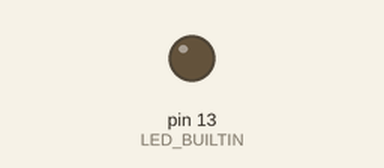
Simulated run of this sketch. Board: Arduino Uno, built with avr-gcc and run on an emulated ATmega328P. On the bench: output pins drawn as LEDs (lit = HIGH). What the sketch prints to the serial monitor is not drawn.

Above: at 3.05 s.
Timing chart, 0 to 6.0 s (numbered marks = the images above):
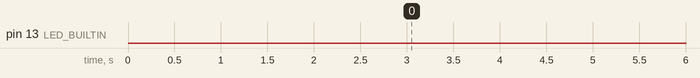

The sketch:

arduino_14_positionMode_3.ino
```cpp
/**************** MKS SERVOxxE Close Loop Step Motor ***************
******************** arduino Example 14 ********************
**	Example Name：Position mode 3_run according to absolute coordinates
**  Example Purpose：Control the motor through the serial port to run in absolute coordinates
**  Example Phenomenon：After the program runs, it can be observed that
** 1. The motor runs to the absolute coordinate (absoluteAxis=0),  and stops for 2000ms
** 2. The motor runs to the absolute coordinate (absoluteAxis=163840), and stops for 2000ms
** 3. Non-stop cycle operation
** 4. If the operation fails, the LED light will flash quickly
**  Precautions：
** 1. The serial port and the USB download port share the serial port (0,1). When uploading the program via USB, unplug the serial cable first to avoid program upload failure
** 2. Set the motor working mode to RS485 bus Closed-loop FOC mode
** 3. If the program upload fails, you can try: press and hold the RESET button of UNO, and then click upload, and when the arduino displays "uploading", quickly release the button
* ** Source：
**  Github：https://github.com/makerbase-motor/MKS-SERVO42E-57E
**  Youtube Vedio：https://www.youtube.com/playlist?list=PLc2RScfrSFED5SgB08mZ3cSFRqxsY6OsM
**********************************************************/

uint8_t txBuffer[20];      //send data array
uint8_t rxBuffer[20];      //Receive data array
uint8_t rxCnt=0;          //Receive data count

int32_t absoluteAxis = 163840;           //absolute coordinates

uint8_t getCheckSum(uint8_t *buffer,uint8_t len);
void positionMode3Run(uint8_t slaveAddr,uint16_t speed,uint8_t acc,int32_t absoluteAxis);
uint8_t waitingForACK(uint32_t delayTime);

void setup() {
  // Set the LED light port as output
  pinMode(LED_BUILTIN, OUTPUT);
  // Start the serial port, set the rate to 38400
  Serial.begin(38400);
  while (!Serial) {
    ; // wait for serial port to connect. Needed for native USB port only
  }
  delay(3000);
}

void loop() {

  uint8_t ackStatus;

  positionMode3Run(1,100,200,absoluteAxis); //Slave address=1, speed=100RPM, acceleration=200, absolute coordinates

  ackStatus = waitingForACK(3000);      //Wait for the position control to start answering
  if(ackStatus == 1)                    //Position control starts
  {
    ackStatus = waitingForACK(0);     //Wait for the position control to complete the response
    if(ackStatus == 2)                //Receipt of position control complete response
    {
      if(absoluteAxis == 0) absoluteAxis = 163840;    //Set absolute coordinates
      else absoluteAxis = 0;

    }
    else                        //Location complete reply not received
    {
      while(1)                //The flashing light indicates failure
      {
        digitalWrite(LED_BUILTIN, HIGH);     delay(500);
        digitalWrite(LED_BUILTIN, LOW);      delay(500);
      }
    }
  }
  else                      //Position control failed
  {
    while(1)                //The flashing light indicates failure
    {
      digitalWrite(LED_BUILTIN, HIGH);     delay(200);
      digitalWrite(LED_BUILTIN, LOW);      delay(200);
    }
  }

  delay(2000);    //Delay 2000 milliseconds
}

/*
Function: Serial port sends position mode 3 running command
Input: slaveAddr slave address
       speed running speed
       acc acceleration
       absAxis absolute coordinates
*/
void positionMode3Run(uint8_t slaveAddr,uint16_t speed,uint8_t acc,int32_t absAxis)
{
  int i;
  uint16_t checkSum = 0;

  txBuffer[0] = 0xFA;       //frame header
  txBuffer[1] = slaveAddr;  //slave address
  txBuffer[2] = 0xF5;       //function code
  txBuffer[3] = (speed>>8)&0x00FF; //8 bit higher speed
  txBuffer[4] = speed&0x00FF;     //8 bits lower
  txBuffer[5] = acc;            //acceleration
  txBuffer[6] = (absAxis >> 24)&0xFF;  //Absolute coordinates bit31 - bit24
  txBuffer[7] = (absAxis >> 16)&0xFF;  //Absolute coordinates bit23 - bit16
  txBuffer[8] = (absAxis >> 8)&0xFF;   //Absolute coordinates bit15 - bit8
  txBuffer[9] = (absAxis >> 0)&0xFF;   //Absolute coordinates bit7 - bit0
  txBuffer[10] = getCheckSum(txBuffer,10);  //Calculate checksum

  Serial.write(txBuffer,11);
}

/*
Function: Calculate the checksum of a set of data
Input: buffer data to be verified
        size The number of data to be verified
output: checksum
*/
uint8_t getCheckSum(uint8_t *buffer,uint8_t size)
{
  uint8_t i;
  uint16_t sum=0;
  for(i=0;i<size;i++)
    {
      sum += buffer[i];  //Calculate accumulated value
    }
  return(sum&0xFF);     //return checksum
}

/*
Function: Wait for the response from the lower computer, set the timeout time to 3000ms
enter:
   delayTime waiting time (ms),
   delayTime = 0 , wait indefinitely
output:
   Position mode 2 control start 1
   Position mode 2 control completed 2
   Position mode 2 control failure 0
   timeout no reply 0
*/
uint8_t waitingForACK(uint32_t delayTime)
{
  uint8_t retVal;       //return value
  unsigned long sTime;  //timing start time
  unsigned long time;  //current moment
  uint8_t rxByte;

  sTime = millis();    //get the current moment
  rxCnt = 0;           //Receive count value set to 0
  while(1)
  {
    if (Serial.available() > 0)     //The serial port receives data
    {
      rxByte = Serial.read();       //read 1 byte data
      if(rxCnt != 0)
      {
        rxBuffer[rxCnt++] = rxByte; //Storing data
      }
      else if(rxByte == 0xFB)       //Determine whether the frame header
      {
        rxBuffer[rxCnt++] = rxByte;   //store frame header
      }
    }

    if(rxCnt == 5)    //Receive complete
    {
      if(rxBuffer[4] == getCheckSum(rxBuffer,4))
      {
        retVal = rxBuffer[3];   //checksum correct
        break;                  //exit while(1)
      }
      else
      {
        rxCnt = 0;  //Verification error, re-receive the response
      }
    }

    time = millis();
    if((delayTime != 0) && ((time - sTime) > delayTime))   //Judging whether to time out
    {
      retVal = 0;
      break;                    //timeout, exit while(1)
    }
  }
  return(retVal);
}
```

Measured:
- by itself, pin 13 (LED_BUILTIN): LOW → HIGH at 6.0 s, → LOW 0.20 s later, → HIGH 0.20 s later, → LOW 0.20 s later, … (620 changes in this stretch)
